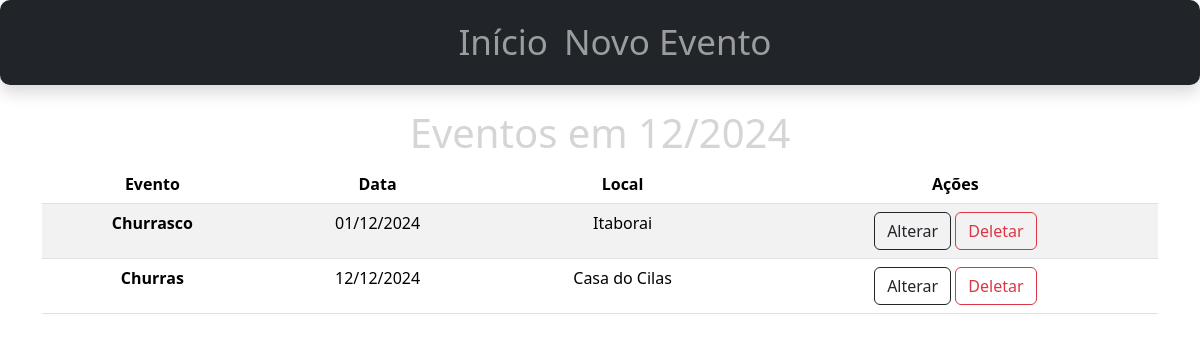
The page /eventos/2024/12/ on the database its author committed.
### lista/models.py (models this page shows)
class Evento(models.Model):
    nome = models.CharField(max_length=100, null=False, blank=False)
    data = models.DateField(default='DD-MM-YYYY',null=True, blank=True)
    hora = models.TimeField(default=datetime.time(9, 0),null=True, blank=True)
    numero_convidados = models.CharField(max_length=30,null=False, blank=False)
    local = models.CharField(max_length=100,null=False, blank=False)

### lista/views.py (the view)
# urls.py: path('eventos/<int:ano>/<int:mes>/', EventosDoMesView.as_view(), name='eventos_do_mes'),
class EventosDoMesView(ListView):
    model = Evento
    template_name = 'lista/eventos_do_mes.html'
    context_object_name = 'eventos'
    def get_queryset(self):
        ano = self.kwargs['ano']
        mes = self.kwargs['mes']
        return Evento.objects.filter(data__year=ano, data__month=mes).order_by('data')
    def get_context_data(self, **kwargs):
        context = super().get_context_data(**kwargs)
        context['ano'] = self.kwargs['ano']
        context['mes'] = self.kwargs['mes']
        return context

### lista/templates/lista/eventos_do_mes.html
{% extends 'index.html' %}
{% block content %}
<h1 class="mt-4 text-center">Eventos em {{ mes }}/{{ ano }}</h1>
<table class="table table-striped text-center">
    <thead>
      <tr>
        <th scope="col">Evento</th>
        <th scope="col">Data</th>
        <th scope="col">Local</th>
        <th scope="col">Ações</th>
      </tr>
    </thead>
    <tbody>
        {% for evento in eventos %}
        <tr>
            <th scope="row">{{ evento.nome }}</th>
            <td>{{ evento.data|date:"d/m/Y" }}</td>
            <td>{{ evento.local }}</td>
            <td>
                <a href="{% url 'eventos_edicao' evento.pk %}" class="btn btn-outline-dark"> Alterar</a>
                <a href="{% url 'eventos_delete' evento.pk %}" class="btn btn-outline-danger">Deletar</a>
            </td>
        </tr>
        {% endfor %}
    </tbody>
  </table>
{% endblock %}

### lista/static/lista/css/styles.css (style rules this page uses)
* { margin: 0; border: 0; padding: 0; box-sizing: border-box; }
body { background-image: url("https://th.bing.com/th/id/R.e82100be15b9a94d2866ad62d64e6284?rik=vXybgOWakE81hg&pid=ImgRaw&r=0"); background-repeat: no-repeat; background-size: cover; }
h1 { color:#d6d5d5; text-align: center; }
.table { color: #d6d5d5; }

### rows shown on the page
Evento: nome "Churrasco", data "01/12/2024", local "Itaborai"
Evento: nome "Churras", data "12/12/2024", local "Casa do Cilas"

### other values the page prints
{{ mes }} "12"
{{ ano }} "2024"
